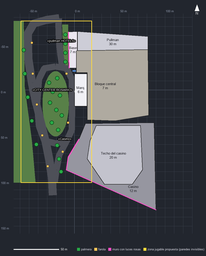
#> input picture tools/plano/plano.png, 206 x 256 px, shrunk from 909 x 1128 before the run
$ python no_ground_line.py plano/plano.png plano/plano.png
#> lines starting #> are read from the running program, lines starting #| are printed output that depends on the picture
"""Paint out the thin ground line a turnaround sheet draws under its views, before cutting it.

    python3 scripts/no_ground_line.py SHEET OUT
"""
import sys
from PIL import Image
src, out = sys.argv[1], sys.argv[2]
im = Image.open(src).convert('RGB'); W, H = im.size; px = im.load()
#> further down, im is the input picture: PIL image 206x256 RGB; mean R, G, B 74.4, 79.2, 80.4
#> after `W, H = im.size`: W = 206; H = 256
def fg(x, y):
    if y < 0 or y >= H: return False
    b = px[2, y]; p = px[x, y]; return abs(p[0]-b[0])+abs(p[1]-b[1])+abs(p[2]-b[2]) > 40
o = im.copy(); q = o.load(); gone = 0
for y in range(H):
    run = []
    for x in range(W + 1):
        thin = x < W and fg(x, y) and not fg(x, y-4) and not fg(x, y+4)
        if thin: run.append(x)
        else:
            if len(run) > 60:
                for rx in run:
                    for dy in (-2, -1, 0, 1, 2):
                        if 0 <= y+dy < H and fg(rx, y+dy): q[rx, y+dy] = px[2, y]
                gone += len(run)
            run = []
#> this loop made 256 passes
o.save(out); print('painted out', gone)
#> after `o.save(out)`:
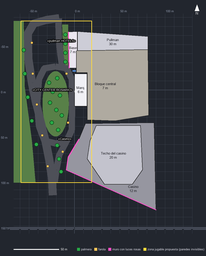
#> saved as plano.png: PIL image 206x256 RGB; mean R, G, B 74.8, 79.5, 80.8
#| painted out 395
